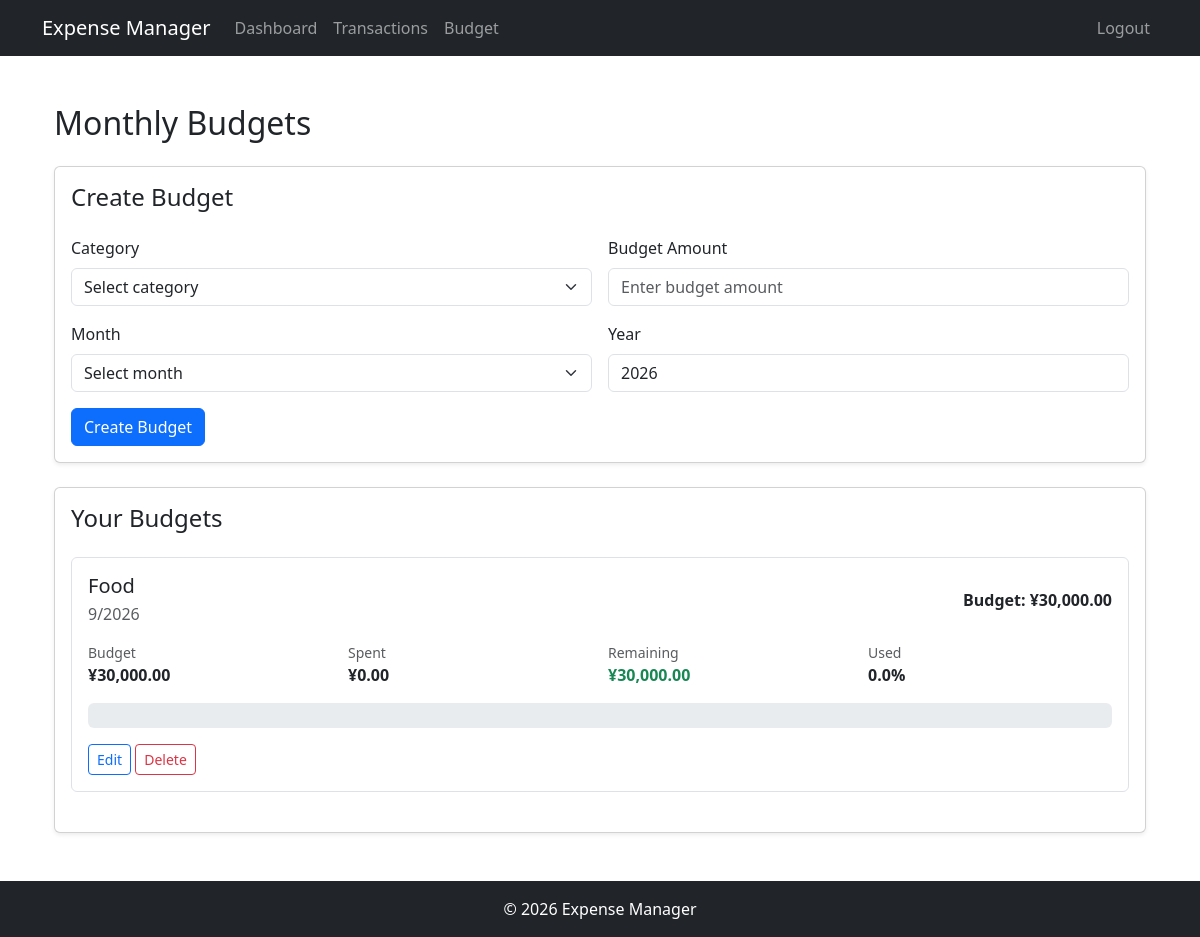
Screenshot of /budgets (signed in) with the database file from the repository.
### expense_app/models/category.py (models this page shows)
class Category(db.Model):
    __tablename__ = "categories"
    id = db.Column(db.Integer, primary_key=True)
    name = db.Column(db.String(100), unique=True, nullable=False)
    transactions = db.relationship("Transaction", back_populates="category")

### expense_app/models/budget.py (models this page shows)
class Budget(db.Model):
    __tablename__ = "budgets"
    id = db.Column(db.Integer, primary_key=True)
    user_id = db.Column(db.Integer, db.ForeignKey("users.id"), nullable=False)
    category_id = db.Column(
        db.Integer,
        db.ForeignKey("categories.id"),
        nullable=False,
    )
    amount = db.Column(db.Numeric(12, 2), nullable=False)
    month = db.Column(db.Integer, nullable=False)
    year = db.Column(db.Integer, nullable=False)
    created_at = db.Column(
        db.DateTime,
        default=lambda: datetime.now(UTC).replace(tzinfo=None),
    )
    user = db.relationship("User", backref="budgets")
    category = db.relationship("Category", backref="budgets")
    __table_args__ = (
        db.UniqueConstraint(
            "user_id",
            "category_id",
            "month",
            "year",
            name="uq_budget_user_category_month_year",
        ),
    )

### expense_app/budgets/routes.py (the view, shortened to what this page needs)
@bp.route("/budgets", methods=["GET", "POST"])
@login_required
def budgets():
    return _render_budget_page()

### expense_app/budgets/routes.py (called while the page is built)
def _render_budget_page(edit_budget=None):
    budgets = list_user_budgets(current_user.id)
    return render_template(
        "budget.html",
        budgets=calculate_budget_progress(current_user.id, budgets),
        categories=list_categories(),
        edit_budget=edit_budget,
        current_year=date.today().year,
    )

### expense_app/budgets/service.py (called while the page is built)
def list_categories():
    return Category.query.order_by(Category.name).all()

def list_user_budgets(user_id):
    return Budget.query.filter_by(user_id=user_id).order_by(
        Budget.year.desc(),
        Budget.month.desc(),
        Budget.category_id.asc(),
    ).all()

### expense_app/extensions.py (called while the page is built)
@login_manager.user_loader
def load_user(user_id):
    from .models import User
    return db.session.get(User, int(user_id))

### templates/budget.html (shortened to what this page needs)
{% extends "base.html" %}
{% block content %}
<div class="container">
    <div class="d-flex justify-content-between align-items-center mb-4">
        <h2 class="mb-0">
            Monthly Budgets
        </h2>
    </div>
    <div class="card shadow-sm mb-4">
        <div class="card-body">
            {% if edit_budget %}
                <h4 class="card-title mb-4">
                    Edit Budget
                </h4>
                <form
                    method="POST"
                    action="{{ url_for('budgets.edit_budget', budget_id=edit_budget.id) }}"
                >
            {% else %}
                <h4 class="card-title mb-4">
                    Create Budget
                </h4>
                <form
                    method="POST"
                    action="{{ url_for('budgets.budgets') }}"
                >
            {% endif %}
                <div class="row g-3">
                    <div class="col-12 col-md-6">
                        <label
                            for="category_id"
                            class="form-label"
                        >
                            Category
                        </label>
                        <select
                            class="form-select"
                            id="category_id"
                            name="category_id"
                            required
                        >
                            <option
                                value=""
                                disabled
                                {% if not edit_budget %}
                                    selected
                                {% endif %}
                            >
                                Select category
                            </option>
                        </select>
                    </div>
                    <div class="col-12 col-md-6">
                        <label
                            for="amount"
                            class="form-label"
                        >
                            Budget Amount
                        </label>
                        <input
                            type="number"
                            class="form-control"
                            id="amount"
                            name="amount"
                            min="0.01"
                            step="0.01"
                            placeholder="Enter budget amount"
                            value="{% if edit_budget %}{{ edit_budget.amount }}{% endif %}"
                            required
                        >
                    </div>
                    <div class="col-12 col-md-6">
                        <label
                            for="month"
                            class="form-label"
                        >
                            Month
                        </label>
                        <select
                            class="form-select"
                            id="month"
                            name="month"
                            required
                        >
                            <option
                                value=""
                                disabled
                                {% if not edit_budget %}
                                    selected
                                {% endif %}
                            >
                                Select month
                            </option>
                        </select>
                    </div>
                    <div class="col-12 col-md-6">
                        <label
                            for="year"
                            class="form-label"
                        >
                            Year
                        </label>
                        <input
                            type="number"
                            class="form-control"
                            id="year"
                            name="year"
                            min="1"
                            step="1"
                            placeholder="e.g. 2026"
                            value="{% if edit_budget %}{{ edit_budget.year }}{% else %}{{ current_year }}{% endif %}"
                            required
                        >
                    </div>
                    <div class="col-12">
                        {% if edit_budget %}
                            <button
                                type="submit"
                                class="btn btn-primary"
                            >
                                Save Changes
                            </button>
                            <a
                                href="{{ url_for('budgets.budgets') }}"
                                class="btn btn-secondary"
                            >
                                Cancel
                            </a>
                        {% else %}
                            <button
                                type="submit"
                                class="btn btn-primary"
                            >
                                Create Budget
                            </button>
                        {% endif %}
                    </div>
                </div>
            </form>
        </div>
    </div>
    <div class="card shadow-sm">
        <div class="card-body">
            <h4 class="card-title mb-4">
                Your Budgets
            </h4>
            {% if budgets %}
                {% for progress in budgets %}
                    <div class="border rounded p-3 mb-4">
                        <div class="d-flex justify-content-between align-items-center mb-3">
                            <div>
                                <h5 class="mb-1">
                                    {{ progress.budget.category.name }}
                                </h5>
                                <span class="text-muted">
                                    {{ progress.budget.month }}/{{ progress.budget.year }}
                                </span>
                            </div>
                            <div class="text-end">
                                <div class="fw-bold">
                                    Budget:
                                    ¥{{ "{:,.2f}".format(progress.budget.amount) }}
                                </div>
                            </div>
                        </div>
                        <div class="row g-3 mb-3">
                            <div class="col-12 col-md-3">
                                <div class="text-muted small">
                                    Budget
                                </div>
                                <div class="fw-bold">
                                    ¥{{ "{:,.2f}".format(progress.budget.amount) }}
                                </div>
                            </div>
                            <div class="col-12 col-md-3">
                                <div class="text-muted small">
                                    Spent
                                </div>
                                <div class="fw-bold">
                                    ¥{{ "{:,.2f}".format(progress.amount_spent) }}
                                </div>
                            </div>
                            <div class="col-12 col-md-3">
                                <div class="text-muted small">
                                    Remaining
                                </div>
                                {% if progress.exceeded %}
                                    <div class="fw-bold text-danger">
                                        -¥{{ "{:,.2f}".format(progress.remaining_amount|abs) }}
                                    </div>
                                {% else %}
                                    <div class="fw-bold text-success">
                                        ¥{{ "{:,.2f}".format(progress.remaining_amount) }}
                                    </div>
                                {% endif %}
                            </div>
                            <div class="col-12 col-md-3">
                                <div class="text-muted small">
                                    Used
                                </div>
                                <div class="fw-bold">
                                    {{ "{:,.1f}".format(progress.percentage_used) }}%
                                </div>
                            </div>
                        </div>
                        <div class="progress" style="height: 25px;">
                        </div>
                        <div class="mt-3">
                            <a
                                href="{{ url_for('budgets.edit_budget', budget_id=progress.budget.id) }}"
                                class="btn btn-sm btn-outline-primary"
                            >
                                Edit
                            </a>
                            <form
                                method="POST"
                                action="{{ url_for('budgets.delete_budget', budget_id=progress.budget.id) }}"
                                class="d-inline"
                                onsubmit="return confirm('Are you sure you want to delete this budget?');"
                            >
                                <button
                                    type="submit"
                                    class="btn btn-sm btn-outline-danger"
                                >
                                    Delete
                                </button>
                            </form>
                        </div>
                    </div>
                {% endfor %}
            {% endif %}
        </div>
    </div>
</div>
{% endblock %}

### static/css/style.css (style rules this page uses)
body { min-height: 100vh; display: flex; flex-direction: column; }

### rows the page displays
Category: budget.category.name "Food"
Budget: budget.month "9", budget.year "2026", budget.amount "30,000.00", budget.amount "30,000.00"

### other values shown
{{ "{:,.2f}".format(progress.amount_spent) }} "0.00"
{{ "{:,.2f}".format(progress.remaining_amount) }} "30,000.00"
{{ "{:,.1f}".format(progress.percentage_used) }} "0.0"
